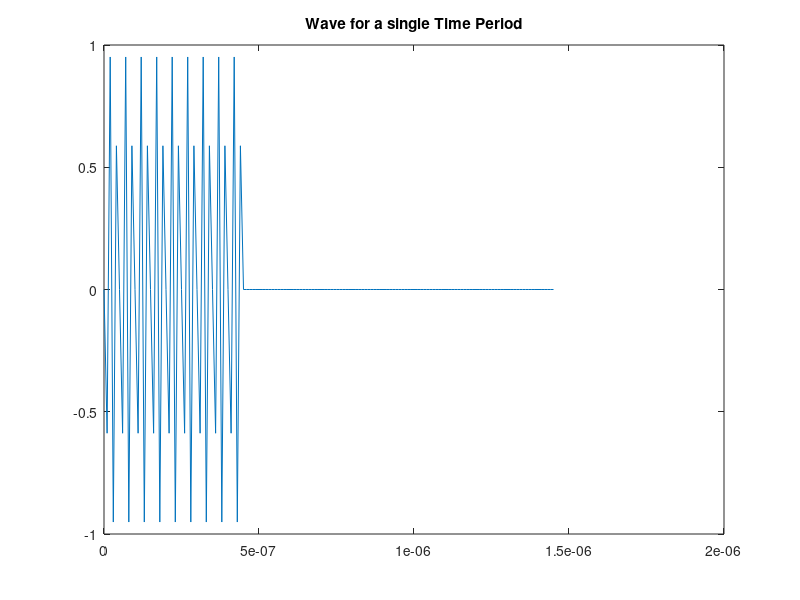
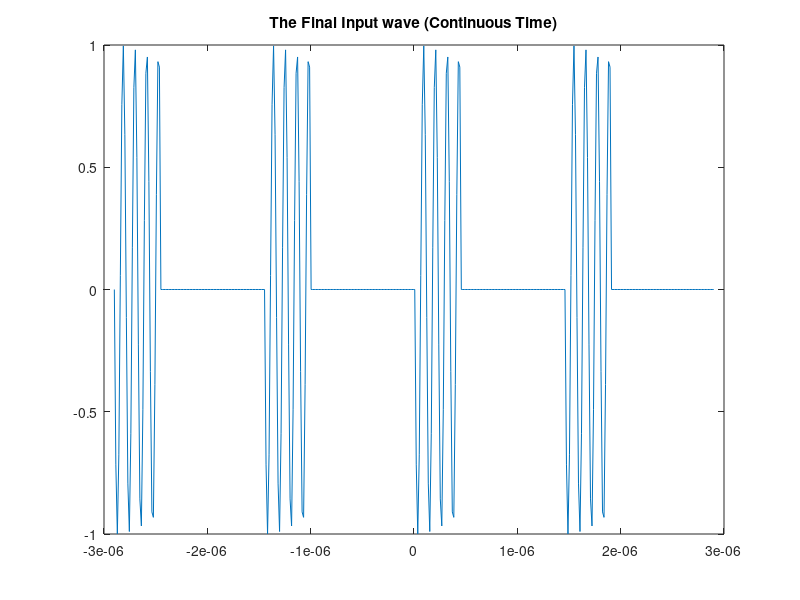
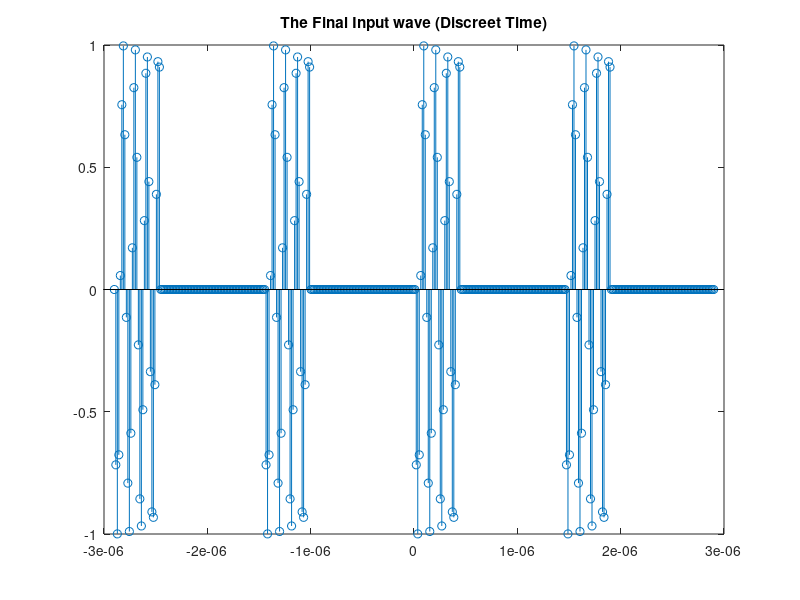
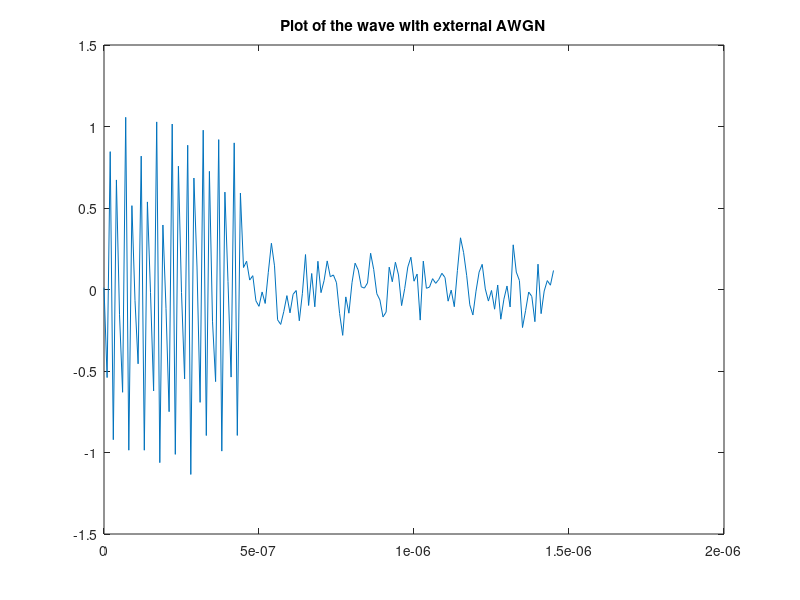

These figures' MATLAB source, in order: (Note: this script raises an error after producing the figures.)
clear all;
close all;
clc;

%f=55.*(10^(6)) + (5.*(10^(6))+5.*(10^(6)))*rand(1,1)
%use for random input oof 55 to 65 MHz

% Add extra code for Bandpass filter, Low pass etc.
%Add AWGN and analyse results
f=( 60.*(10^(6)) );
%For the normal input wave of frequency 60MHz
%f=( 60.*(10^(6)) )./ ( 100.*(10^(6)) ) ;                     
% Sampled wave at 100 MHz
t1=0:(10^(-8)):0.05;

y=@(t)sin(2*pi*f*t);            
% Making the wave a sine function

d1=0.45*(10^(-6));              
% Time duration for which the wave has non zero amplitude
t=1.45*(10^(-6));               
% Time period (Total time for which a single wave exists) for the whole wave  
fs = 10^8;
x2=0:1/fs:t;

f=@(x)[y(x).*(0<=x & x<d1)+0.*(d1<=x & x<t)];       
% Division of the wave as per the desired time intervals
pfx2=f(x2);
plot(x2,pfx2);
title('Wave for a single Time Period');
figure;

intvl2=[-2*t 2*t];
z2=linspace(0,t-0.00000001);
fx2 = repmat(f(z2),1,diff(intvl2)/t);               
% Repeats the copies of the arrays for the single wave (generated) to be repeated and appear as a complete wave with multiple clock cycles

x3 = linspace(intvl2(1),intvl2(2),length(fx2));
plot(x3,fx2);
title('The Final Input wave (Continuous Time)');
figure;

stem(x3,fx2);
title('The Final Input wave (Discreet Time)');
% The final input wave or the sampled wave
figure;

%Gaussian White Noise is added to the input signal
N0 = awgn(pfx2,10,'measured');
plot(x2,N0);
title(' Plot of the wave with external AWGN ');
figure;



F = fft(fx2);
stem(1./x3,F);
title('Fourier Transform of the Sampled Signal');
figure;

stem(1./x3,abs(F));
title('Magnitude spectrum of Fourier Transform');
figure;

fc = 40.*(10^(6));

I0 = F .* cos((2.*(pi).*fc).*x3); 
plot(1./x3,I0);
title('Wave obtained on multiplying the fft with cos(fc*t), in the frequency domain');
figure;

Q0 = F .* sin((2.*(pi).*fc).*x3);
plot(1./x3,Q0);
title('Wave obtained on multiplying the fft with sin(fc*t), in the frequency domain');

%In the following steps we are designing an FIR Filter, through which we
%are going to pass the waves we obtain on getting the sine and cosine
%products of the Fourier Transformed Sampled Sine wave

d = fdesign.lowpass('Fp,Fst,Ap,Ast',0.1,0.15,1,60);
% We are setting the Passband Frequency at 10 MHz and the Stopband
% frequency at 15 MHz and thus, the input arguments of 0.1 and 0.15 in
% lowpass object
designmethods(d);
f = design(d, 'ellip');  
%fvtool(f)   ;                   
Q = filter(f,Q0);
I = filter(f,I0);
stem(1./x3,I);
title('Plot of the fft* with sin wave obtained after filtering, in the frequency domain');
figure;

K = ((I).^2 + (Q).^2);
K1 = log(K);
stem(x3,K); 
title('Plot of the sum of sqaures of the waves obtained after filtering (I^2 + Q^2');
figure;
plot(x3,K1);
title('Plot of log of the sum of sqaures of the waves obtained after filtering log(I^2 + Q^2');

%% for the awgn noise:
clear all;
close all;
clc;

fn=(60.*(10^(6)));
fn1= 10.*(10^(6)):(10^(6)):120.*(10^(6))
n1 = length(fn1);
%t = 0:0.0000000001:0.000001
% What we have been doing so far which is wrong ( plot dekho zoom karke curved edges aani chahiye no sharp)
x1 = 0:0.00000001:1./fn;
%What we should have done ( see the pure sine wave hamare plot me pure nahi aa rahi bilkul
y = @(x)sin(2*pi*fn*x);
y1=y(x1);
plot(x1,y1);
%figure;

y1fft = abs(fft(y1));
%xf=-1*2*pi*fn:100000:2*pi*fn;
%plot (xf,y1fft);
%figure;

%plot(1./t,xdft);

d1=0.45*(10^(-6));              
% Time duration for which the wave has non zero amplitude
d2=1.45*(10^(-6)); 
f=@(x)[y(x).*(0<=x & x<d1)+0.*(d1<=x & x<d2)];
x2=0:0.000000001:d2;
pfx2=f(x2);
t=d2;


intvl2=[-2*t 2*t];
z=linspace(0,t-0.0000001);
fx2 = repmat(f(z),1,diff(intvl2)/t); 
x3 = linspace(intvl2(1),intvl2(2),length(fx2));


plot(x2,pfx2);

figure;
plot(x3,fx2);
figure;

stem(x3,fx2);

%Gaussian White Noise is added to the input signal
N0 = awgn(pfx2,10,'measured');
plot(x2,N0);
title(' Plot of the wave with external AWGN ');
figure;

F = fft(N0);
stem(1./x2,N0);
title('Fourier Transform of the Sampled Signal');
figure;

stem(x2,abs(N0));
title('Magnitude spectrum of Fourier Transform');
figure;

fc = 40.*(10^(6));

I0 = F .* cos((2.*(pi).*fc).*x2); 
plot(1./x2,I0);
title('Wave obtained on multiplying the fft with cos(fc*t), in the frequency domain');
figure;

Q0 = F .* sin((2.*(pi).*fc).*x2);
plot(1./x2,Q0);
title('Wave obtained on multiplying the fft with sin(fc*t), in the frequency domain');

%In the following steps we are designing an FIR Filter, through which we
%are going to pass the waves we obtain on getting the sine and cosine
%products of the Fourier Transformed Sampled Sine wave

d = fdesign.lowpass('Fp,Fst,Ap,Ast',0.1,0.15,1,60);
% We are setting the Passband Frequency at 10 MHz and the Stopband
% frequency at 15 MHz and thus, the input arguments of 0.1 and 0.15 in
% lowpass object
designmethods(d);
f = design(d, 'ellip');  
%fvtool(f)   ;                   
Q = filter(f,Q0);
I = filter(f,I0);
stem(1./x2,I);
title('Plot of the fft* with sin wave obtained after filtering, in the frequency domain');
figure;

K = ((I).^2 + (Q).^2);
K1 = log(K);
stem(x2,K); 
title('Plot of the sum of sqaures of the waves obtained after filtering (I^2 + Q^2');
figure;
plot(x2,K1);
title('Plot of log of the sum of sqaures of the waves obtained after filtering log(I^2 + Q^2');


%%

f=55.*(10^(6)) + (5.*(10^(6))+5.*(10^(6)))*rand(1,1)
%use for random input oof 55 to 65 MHz



%f=( 60.*(10^(6)) );
%For the normal input wave of frequency 60MHz
%f=( 60.*(10^(6)) )./ ( 100.*(10^(6)) ) ;                     
% Sampled wave at 100 MHz
t1=0:(10^(-8)):0.05;

y=@(t)sin(2*pi*f*t);            
% Making the wave a sine function

d1=0.45*(10^(-6));              
% Time duration for which the wave has non zero amplitude
t=1.45*(10^(-6));               
% Time period (Total time for which a single wave exists) for the whole wave  
fs = 10^8;
x2=0:1/fs:t;

f=@(x)[y(x).*(0<=x & x<d1)+0.*(d1<=x & x<t)];       
% Division of the wave as per the desired time intervals
pfx2=f(x2);
plot(x2,pfx2);
title('Wave for a single Time Period');
figure;

intvl2=[-2*t 2*t];
z2=linspace(0,t-0.00000001);
fx2 = repmat(f(z2),1,diff(intvl2)/t);               
% Repeats the copies of the arrays for the single wave (generated) to be repeated and appear as a complete wave with multiple clock cycles

x3 = linspace(intvl2(1),intvl2(2),length(fx2));
plot(x3,fx2);
title('The Final Input wave (Continuous Time)');
figure;

stem(x3,fx2);
title('The Final Input wave (Discreet Time)');
% The final input wave or the sampled wave
figure;

%Gaussian White Noise is added to the input signal
N0 = awgn(pfx2,10,'measured');
plot(x2,N0);
title(' Plot of the wave with external AWGN ');
figure;



F = fft(fx2);
stem(1./x3,F);
title('Fourier Transform of the Sampled Signal');
figure;

stem(x3,abs(F));
title('Magnitude spectrum of Fourier Transform');
figure;

fc = 40.*(10^(6));

I0 = F .* cos((2.*(pi).*fc).*x3); 
plot(1./x3,I0);
title('Wave obtained on multiplying the fft with cos(fc*t), in the frequency domain');
figure;

Q0 = F .* sin((2.*(pi).*fc).*x3);
plot(1./x3,Q0);
title('Wave obtained on multiplying the fft with sin(fc*t), in the frequency domain');

%In the following steps we are designing an FIR Filter, through which we
%are going to pass the waves we obtain on getting the sine and cosine
%products of the Fourier Transformed Sampled Sine wave

d = fdesign.lowpass('Fp,Fst,Ap,Ast',0.1,0.15,1,60);
% We are setting the Passband Frequency at 10 MHz and the Stopband
% frequency at 15 MHz and thus, the input arguments of 0.1 and 0.15 in
% lowpass object
designmethods(d);
f = design(d, 'ellip');  
%fvtool(f)   ;                   
Q = filter(f,Q0);
I = filter(f,I0);
stem(1./x3,I);
title('Plot of the fft* with sin wave obtained after filtering, in the frequency domain');
figure;

K = ((I).^2 + (Q).^2);
K1 = log(K);
stem(x3,K); 
title('Plot of the sum of sqaures of the waves obtained after filtering (I^2 + Q^2');
figure;
plot(x3,K1);
title('Plot of log of the sum of sqaures of the waves obtained after filtering log(I^2 + Q^2');

